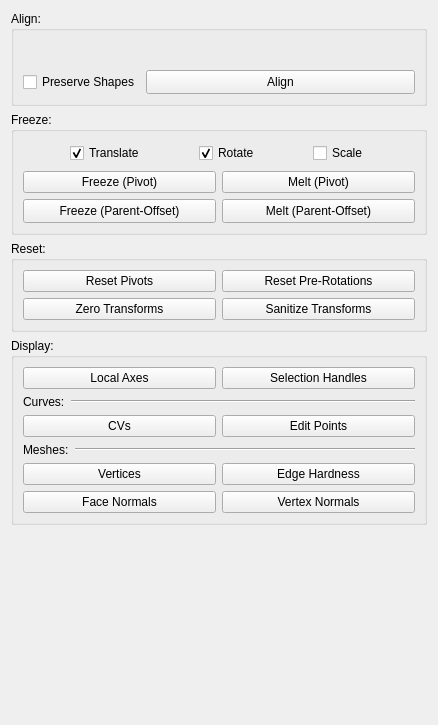
<?xml version="1.0" encoding="UTF-8"?>
<ui version="4.0">
 <class>QModifyTab</class>
 <widget class="QWidget" name="QModifyTab">
  <property name="geometry">
   <rect>
    <x>0</x>
    <y>0</y>
    <width>438</width>
    <height>725</height>
   </rect>
  </property>
  <property name="windowTitle">
   <string>Form</string>
  </property>
  <layout class="QVBoxLayout" name="verticalLayout">
   <item>
    <widget class="QGroupBox" name="alignGroupBox">
     <property name="title">
      <string>Align:</string>
     </property>
     <layout class="QGridLayout" name="gridLayout_2">
      <item row="0" column="2">
       <widget class="QXyzWidget" name="scaleXYZWidget" native="true">
        <property name="sizePolicy">
         <sizepolicy hsizetype="Expanding" vsizetype="Fixed">
          <horstretch>0</horstretch>
          <verstretch>0</verstretch>
         </sizepolicy>
        </property>
        <property name="minimumSize">
         <size>
          <width>0</width>
          <height>24</height>
         </size>
        </property>
        <property name="maximumSize">
         <size>
          <width>16777215</width>
          <height>24</height>
         </size>
        </property>
        <property name="styleSheet">
         <string notr="true">QPushButton:hover:checked { background-color: green; }
QPushButton:checked { background-color: darkgreen; border: none; }</string>
        </property>
       </widget>
      </item>
      <item row="0" column="0">
       <widget class="QXyzWidget" name="translateXYZWidget" native="true">
        <property name="sizePolicy">
         <sizepolicy hsizetype="Expanding" vsizetype="Fixed">
          <horstretch>0</horstretch>
          <verstretch>0</verstretch>
         </sizepolicy>
        </property>
        <property name="minimumSize">
         <size>
          <width>0</width>
          <height>24</height>
         </size>
        </property>
        <property name="maximumSize">
         <size>
          <width>16777215</width>
          <height>24</height>
         </size>
        </property>
        <property name="styleSheet">
         <string notr="true">QPushButton:hover:checked { background-color: green; }
QPushButton:checked { background-color: darkgreen; border: none; }</string>
        </property>
       </widget>
      </item>
      <item row="0" column="1">
       <widget class="QXyzWidget" name="rotateXYZWidget" native="true">
        <property name="sizePolicy">
         <sizepolicy hsizetype="Expanding" vsizetype="Fixed">
          <horstretch>0</horstretch>
          <verstretch>0</verstretch>
         </sizepolicy>
        </property>
        <property name="minimumSize">
         <size>
          <width>0</width>
          <height>24</height>
         </size>
        </property>
        <property name="maximumSize">
         <size>
          <width>16777215</width>
          <height>24</height>
         </size>
        </property>
        <property name="styleSheet">
         <string notr="true">QPushButton:hover:checked { background-color: green; }
QPushButton:checked { background-color: darkgreen; border: none; }</string>
        </property>
       </widget>
      </item>
      <item row="1" column="0" colspan="3">
       <widget class="QWidget" name="alignInteropWidget" native="true">
        <property name="sizePolicy">
         <sizepolicy hsizetype="Expanding" vsizetype="Fixed">
          <horstretch>0</horstretch>
          <verstretch>0</verstretch>
         </sizepolicy>
        </property>
        <property name="minimumSize">
         <size>
          <width>0</width>
          <height>24</height>
         </size>
        </property>
        <property name="maximumSize">
         <size>
          <width>16777215</width>
          <height>24</height>
         </size>
        </property>
        <layout class="QHBoxLayout" name="horizontalLayout_5">
         <property name="leftMargin">
          <number>0</number>
         </property>
         <property name="topMargin">
          <number>0</number>
         </property>
         <property name="rightMargin">
          <number>0</number>
         </property>
         <property name="bottomMargin">
          <number>0</number>
         </property>
         <item>
          <widget class="QCheckBox" name="preserveShapesCheckBox">
           <property name="sizePolicy">
            <sizepolicy hsizetype="Minimum" vsizetype="Preferred">
             <horstretch>0</horstretch>
             <verstretch>0</verstretch>
            </sizepolicy>
           </property>
           <property name="text">
            <string>Preserve Shapes</string>
           </property>
          </widget>
         </item>
         <item>
          <widget class="QPushButton" name="alignPushButton">
           <property name="sizePolicy">
            <sizepolicy hsizetype="Expanding" vsizetype="Preferred">
             <horstretch>0</horstretch>
             <verstretch>0</verstretch>
            </sizepolicy>
           </property>
           <property name="toolTip">
            <string>Copies the transform from the first selected node and pastes it onto the second node.</string>
           </property>
           <property name="text">
            <string>Align</string>
           </property>
          </widget>
         </item>
        </layout>
       </widget>
      </item>
     </layout>
    </widget>
   </item>
   <item>
    <widget class="QGroupBox" name="freezeGroupBox">
     <property name="sizePolicy">
      <sizepolicy hsizetype="Expanding" vsizetype="Minimum">
       <horstretch>0</horstretch>
       <verstretch>0</verstretch>
      </sizepolicy>
     </property>
     <property name="title">
      <string>Freeze:</string>
     </property>
     <layout class="QGridLayout" name="gridLayout">
      <item row="1" column="0">
       <widget class="QPushButton" name="freezePivotsPushButton">
        <property name="text">
         <string>Freeze (Pivot)</string>
        </property>
       </widget>
      </item>
      <item row="1" column="1">
       <widget class="QPushButton" name="meltPivotsPushButton">
        <property name="text">
         <string>Melt (Pivot)</string>
        </property>
       </widget>
      </item>
      <item row="0" column="0" colspan="2">
       <widget class="QWidget" name="freezeInteropWidget" native="true">
        <property name="sizePolicy">
         <sizepolicy hsizetype="Expanding" vsizetype="Fixed">
          <horstretch>0</horstretch>
          <verstretch>0</verstretch>
         </sizepolicy>
        </property>
        <property name="minimumSize">
         <size>
          <width>0</width>
          <height>24</height>
         </size>
        </property>
        <property name="maximumSize">
         <size>
          <width>16777215</width>
          <height>24</height>
         </size>
        </property>
        <layout class="QHBoxLayout" name="horizontalLayout">
         <property name="leftMargin">
          <number>0</number>
         </property>
         <property name="topMargin">
          <number>0</number>
         </property>
         <property name="rightMargin">
          <number>0</number>
         </property>
         <property name="bottomMargin">
          <number>0</number>
         </property>
         <item>
          <spacer name="horizontalSpacer">
           <property name="orientation">
            <enum>Qt::Horizontal</enum>
           </property>
           <property name="sizeHint" stdset="0">
            <size>
             <width>40</width>
             <height>20</height>
            </size>
           </property>
          </spacer>
         </item>
         <item>
          <widget class="QCheckBox" name="translateCheckBox">
           <property name="sizePolicy">
            <sizepolicy hsizetype="Expanding" vsizetype="Preferred">
             <horstretch>0</horstretch>
             <verstretch>0</verstretch>
            </sizepolicy>
           </property>
           <property name="text">
            <string>Translate</string>
           </property>
           <property name="checked">
            <bool>true</bool>
           </property>
          </widget>
         </item>
         <item>
          <spacer name="horizontalSpacer_4">
           <property name="orientation">
            <enum>Qt::Horizontal</enum>
           </property>
           <property name="sizeHint" stdset="0">
            <size>
             <width>40</width>
             <height>20</height>
            </size>
           </property>
          </spacer>
         </item>
         <item>
          <widget class="QCheckBox" name="rotateCheckBox">
           <property name="sizePolicy">
            <sizepolicy hsizetype="Expanding" vsizetype="Preferred">
             <horstretch>0</horstretch>
             <verstretch>0</verstretch>
            </sizepolicy>
           </property>
           <property name="text">
            <string>Rotate</string>
           </property>
           <property name="checked">
            <bool>true</bool>
           </property>
          </widget>
         </item>
         <item>
          <spacer name="horizontalSpacer_3">
           <property name="orientation">
            <enum>Qt::Horizontal</enum>
           </property>
           <property name="sizeHint" stdset="0">
            <size>
             <width>40</width>
             <height>20</height>
            </size>
           </property>
          </spacer>
         </item>
         <item>
          <widget class="QCheckBox" name="scaleCheckBox">
           <property name="sizePolicy">
            <sizepolicy hsizetype="Expanding" vsizetype="Preferred">
             <horstretch>0</horstretch>
             <verstretch>0</verstretch>
            </sizepolicy>
           </property>
           <property name="text">
            <string>Scale</string>
           </property>
          </widget>
         </item>
         <item>
          <spacer name="horizontalSpacer_2">
           <property name="orientation">
            <enum>Qt::Horizontal</enum>
           </property>
           <property name="sizeHint" stdset="0">
            <size>
             <width>40</width>
             <height>20</height>
            </size>
           </property>
          </spacer>
         </item>
        </layout>
       </widget>
      </item>
      <item row="2" column="0">
       <widget class="QPushButton" name="freezeParentOffsetsPushButton">
        <property name="minimumSize">
         <size>
          <width>0</width>
          <height>24</height>
         </size>
        </property>
        <property name="maximumSize">
         <size>
          <width>16777215</width>
          <height>24</height>
         </size>
        </property>
        <property name="toolTip">
         <string>Freezes the transforms on the selected nodes.</string>
        </property>
        <property name="text">
         <string>Freeze (Parent-Offset)</string>
        </property>
       </widget>
      </item>
      <item row="2" column="1">
       <widget class="QPushButton" name="meltParentOffsetsPushButton">
        <property name="minimumSize">
         <size>
          <width>0</width>
          <height>24</height>
         </size>
        </property>
        <property name="maximumSize">
         <size>
          <width>16777215</width>
          <height>24</height>
         </size>
        </property>
        <property name="toolTip">
         <string>Un-freezes the transforms on the selected nodes.</string>
        </property>
        <property name="text">
         <string>Melt (Parent-Offset)</string>
        </property>
       </widget>
      </item>
     </layout>
    </widget>
   </item>
   <item>
    <widget class="QGroupBox" name="resetGroupBox">
     <property name="title">
      <string>Reset:</string>
     </property>
     <layout class="QGridLayout" name="gridLayout_3">
      <item row="0" column="1">
       <widget class="QPushButton" name="resetPreRotationsPushButton">
        <property name="toolTip">
         <string>Resets the pre-rotations on the selected nodes.</string>
        </property>
        <property name="text">
         <string>Reset Pre-Rotations</string>
        </property>
       </widget>
      </item>
      <item row="0" column="0">
       <widget class="QPushButton" name="resetPivotsPushButton">
        <property name="toolTip">
         <string>Resets the pivots on the selected nodes.</string>
        </property>
        <property name="text">
         <string>Reset Pivots</string>
        </property>
       </widget>
      </item>
      <item row="1" column="0">
       <widget class="QPushButton" name="zeroTransformsPushButton">
        <property name="text">
         <string>Zero Transforms</string>
        </property>
       </widget>
      </item>
      <item row="1" column="1">
       <widget class="QPushButton" name="sanitizeTransformsPushButton">
        <property name="text">
         <string>Sanitize Transforms</string>
        </property>
       </widget>
      </item>
     </layout>
    </widget>
   </item>
   <item>
    <widget class="QGroupBox" name="displayGroupBox">
     <property name="title">
      <string>Display:</string>
     </property>
     <layout class="QGridLayout" name="gridLayout_4">
      <item row="0" column="0">
       <widget class="QPushButton" name="localAxesPushButton">
        <property name="text">
         <string>Local Axes</string>
        </property>
       </widget>
      </item>
      <item row="2" column="0">
       <widget class="QPushButton" name="cvsPushButton">
        <property name="text">
         <string>CVs</string>
        </property>
       </widget>
      </item>
      <item row="4" column="0">
       <widget class="QPushButton" name="verticesPushButton">
        <property name="text">
         <string>Vertices</string>
        </property>
       </widget>
      </item>
      <item row="0" column="1">
       <widget class="QPushButton" name="selectionHandlesPushButton">
        <property name="text">
         <string>Selection Handles</string>
        </property>
       </widget>
      </item>
      <item row="4" column="1">
       <widget class="QPushButton" name="edgeHardnessPushButton">
        <property name="text">
         <string>Edge Hardness</string>
        </property>
       </widget>
      </item>
      <item row="5" column="0">
       <widget class="QPushButton" name="faceNormalsPushButton">
        <property name="text">
         <string>Face Normals</string>
        </property>
       </widget>
      </item>
      <item row="1" column="0" colspan="2">
       <widget class="QWidget" name="curvesDivider" native="true">
        <property name="sizePolicy">
         <sizepolicy hsizetype="Expanding" vsizetype="Minimum">
          <horstretch>0</horstretch>
          <verstretch>0</verstretch>
         </sizepolicy>
        </property>
        <layout class="QHBoxLayout" name="horizontalLayout_2">
         <property name="leftMargin">
          <number>0</number>
         </property>
         <property name="topMargin">
          <number>0</number>
         </property>
         <property name="rightMargin">
          <number>0</number>
         </property>
         <property name="bottomMargin">
          <number>0</number>
         </property>
         <item>
          <widget class="QLabel" name="curvesLabel">
           <property name="sizePolicy">
            <sizepolicy hsizetype="Minimum" vsizetype="Preferred">
             <horstretch>0</horstretch>
             <verstretch>0</verstretch>
            </sizepolicy>
           </property>
           <property name="text">
            <string>Curves:</string>
           </property>
          </widget>
         </item>
         <item>
          <widget class="Line" name="curvesLine">
           <property name="sizePolicy">
            <sizepolicy hsizetype="Expanding" vsizetype="Fixed">
             <horstretch>0</horstretch>
             <verstretch>0</verstretch>
            </sizepolicy>
           </property>
           <property name="orientation">
            <enum>Qt::Horizontal</enum>
           </property>
          </widget>
         </item>
        </layout>
       </widget>
      </item>
      <item row="5" column="1">
       <widget class="QPushButton" name="vertexNormalsPushButton">
        <property name="text">
         <string>Vertex Normals</string>
        </property>
       </widget>
      </item>
      <item row="2" column="1">
       <widget class="QPushButton" name="editPointsPushButton">
        <property name="text">
         <string>Edit Points</string>
        </property>
       </widget>
      </item>
      <item row="3" column="0" colspan="2">
       <widget class="QWidget" name="meshesDivider" native="true">
        <property name="sizePolicy">
         <sizepolicy hsizetype="Expanding" vsizetype="Minimum">
          <horstretch>0</horstretch>
          <verstretch>0</verstretch>
         </sizepolicy>
        </property>
        <layout class="QHBoxLayout" name="horizontalLayout_3">
         <property name="leftMargin">
          <number>0</number>
         </property>
         <property name="topMargin">
          <number>0</number>
         </property>
         <property name="rightMargin">
          <number>0</number>
         </property>
         <property name="bottomMargin">
          <number>0</number>
         </property>
         <item>
          <widget class="QLabel" name="meshesLabel">
           <property name="sizePolicy">
            <sizepolicy hsizetype="Minimum" vsizetype="Preferred">
             <horstretch>0</horstretch>
             <verstretch>0</verstretch>
            </sizepolicy>
           </property>
           <property name="text">
            <string>Meshes:</string>
           </property>
          </widget>
         </item>
         <item>
          <widget class="Line" name="meshesLine">
           <property name="sizePolicy">
            <sizepolicy hsizetype="Expanding" vsizetype="Fixed">
             <horstretch>0</horstretch>
             <verstretch>0</verstretch>
            </sizepolicy>
           </property>
           <property name="orientation">
            <enum>Qt::Horizontal</enum>
           </property>
          </widget>
         </item>
        </layout>
       </widget>
      </item>
     </layout>
    </widget>
   </item>
   <item>
    <spacer name="verticalSpacer">
     <property name="orientation">
      <enum>Qt::Vertical</enum>
     </property>
     <property name="sizeHint" stdset="0">
      <size>
       <width>20</width>
       <height>40</height>
      </size>
     </property>
    </spacer>
   </item>
  </layout>
 </widget>
 <customwidgets>
  <customwidget>
   <class>QXyzWidget</class>
   <extends>QWidget</extends>
   <header>dcc/ui/qxyzwidget.h</header>
   <container>1</container>
  </customwidget>
 </customwidgets>
 <resources/>
 <connections/>
</ui>
